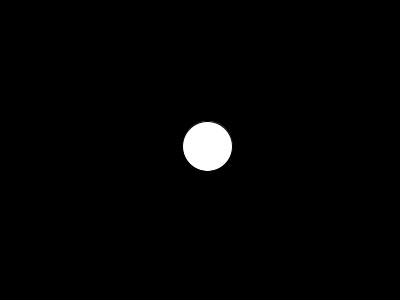
Frame 1 (no input)
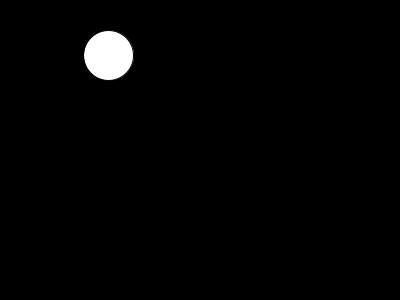
Frame 60 (the mouse pressed at the canvas centre just before this capture)
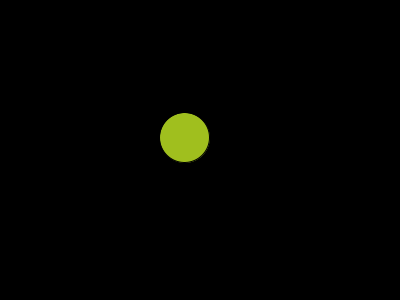
Frame 120 (the mouse held since frame 60 and released just before this capture)

The Processing sketch that drew these frames (run headless with seeded random() and noise(); from frame 60 on, the mouse is pressed at the canvas centre):

// Processing sketch: processing_167879
// ── processing_167879.pde

float pX = 200;
float pY = 140;
float vX = random(5,9);
float vY = random(5, 9);
int tam = 50;


void setup() {
  size(400, 300);

}

void draw() {
  background(0);


  pX = pX + vX;
  pY = pY + vY;

  if ((pX >= width-25)||(pX < 25)) { 
    vX = -vX;
  } 
  if ((pY >= height-25)|| (pY < 25)) { 
    vY = -vY;
  } 

stroke(0);
  ellipse(pX, pY, tam, tam);

  if (mousePressed) {
    pX = mouseX + vX;
    pY = mouseY + vY;
    fill (random (0,255),random(0,255),random(0,255));
  }
}
